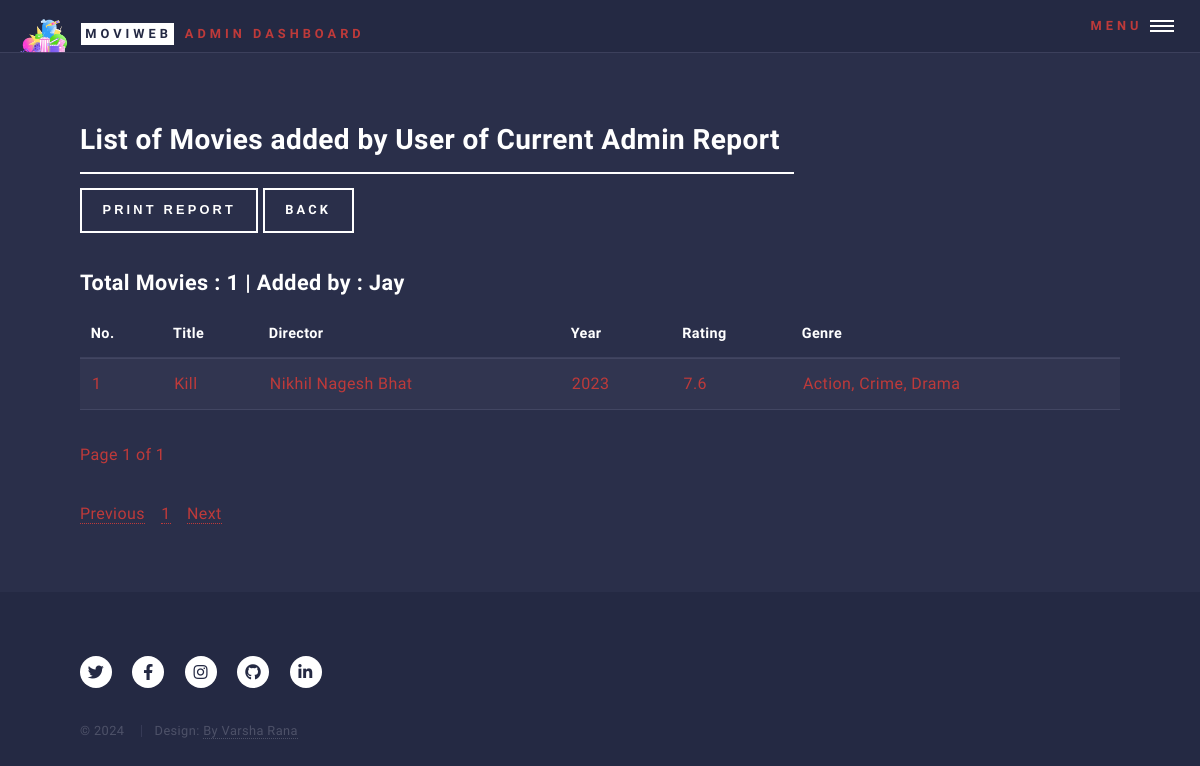
The app's page /admin/details_view_of_movies_added_by_user_of_current_admin_report/2 (signed in), older data.
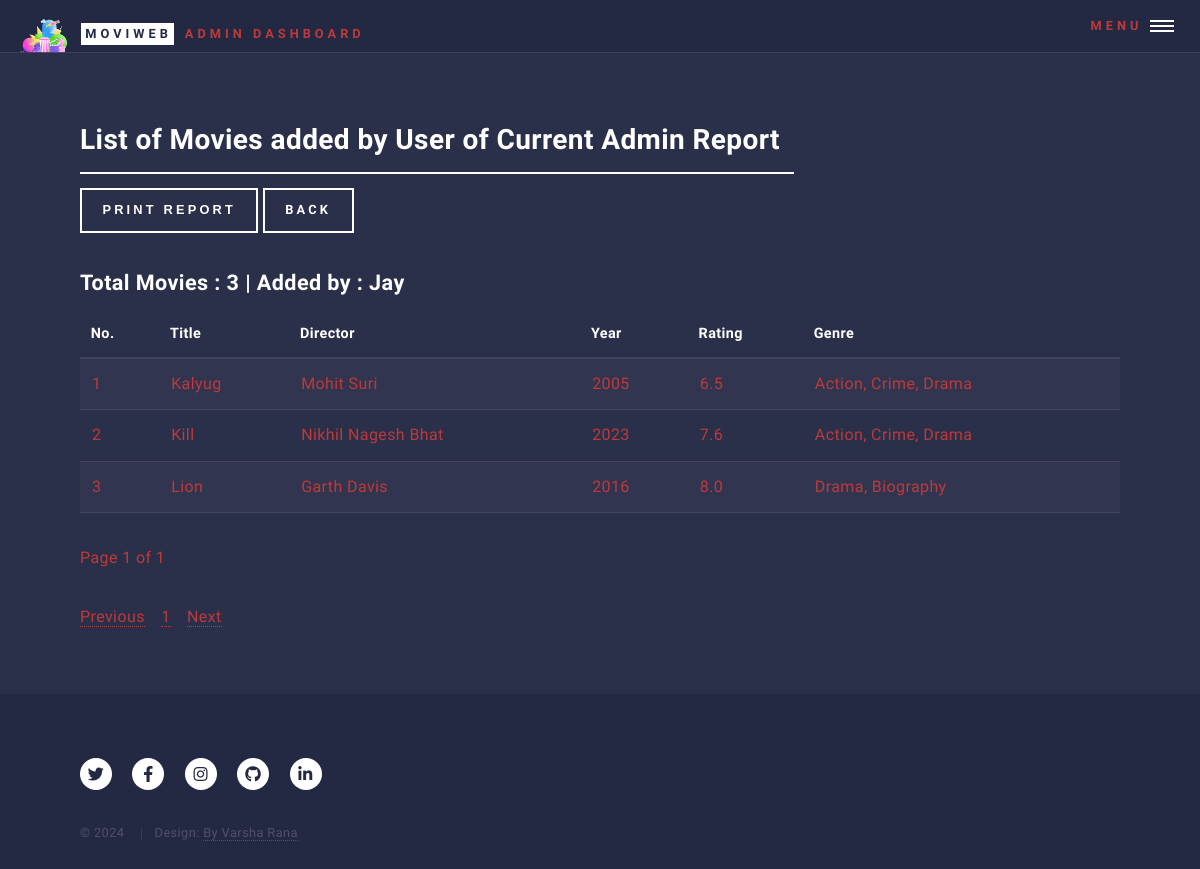
The same page, newer data.
### models.py (models this page shows)
class Movie(db.Model):
    __tablename__ = 'movie'
    id = db.Column(db.Integer, primary_key=True)
    title = db.Column(db.String(100), nullable=False)
    year = db.Column(db.Integer, nullable=False)
    rating = db.Column(db.Float, nullable=False)
    poster = db.Column(db.String(255))  # Optional field to store movie posters
    plot = db.Column(db.Text)  # Optional field to store the plot
    imdbID = db.Column(db.String(255), nullable=True)  # IMDb ID or link
    trailer = db.Column(db.String(255), nullable=True)  # New field to store YouTube trailer URL
    user_id = db.Column(db.Integer, db.ForeignKey('user.id'))
    admin_id = db.Column(db.Integer, db.ForeignKey('admin.id'))
    director_id = db.Column(db.Integer, db.ForeignKey('director.id'), nullable=False)  # Foreign key to Director
    genres = db.relationship('Genre', secondary=movie_genre, backref='movies')
    favorites = db.relationship('Favorite', back_populates='movie', lazy=True)  # Add this line

class Director(db.Model):
    __tablename__ = 'director'
    id = db.Column(db.Integer, primary_key=True)
    name = db.Column(db.String(100), nullable=False, unique=True)
    movies = db.relationship('Movie', backref='director', lazy=True)

class Genre(db.Model):
    __tablename__ = 'genre'
    id = db.Column(db.Integer, primary_key=True)
    name = db.Column(db.String(50), unique=True, nullable=False)

### controllers/admin_controllers/admin_controller_for_details_view_of_movies_added_by_user_of_current_admin_report.py (the view, shortened to what this page needs)
def details_view_of_movies_added_by_user_of_current_admin_report(user_id):
    if not admin_logged_in():
        return handle_not_logged_in()
    admin = admin_logged_in()
    if admin is None:
        return handle_invalid_admin()  # Handle case where admin is not logged in
    print(f"Admin ID: {admin}, User ID: {user_id}")
    num_movies = Movie.query.filter_by(user_id=user_id).count()
    page = request.args.get('page', 1, type=int)
    per_page = 5  # Set how many movies to display per page
    movies = (
        Movie.query.filter_by(user_id=user_id)
        .order_by(Movie.title.asc())
        .paginate(page=page, per_page=per_page)
    )
    return render_template(
        'details_view_of_movies_added_by_user_of_current_admin_report.html',
        num_movies=num_movies,
        movies=movies,  # Pass movies for rendering
        user=User.query.get(user_id),  # Pass the specific user
        admin=admin
    )

### controllers/common_fun.py (called while the page is built)
def admin_logged_in():
    admin_id = session.get('admin_id')
    if admin_id:
        return Admin.query.get(admin_id)  # This should return the Admin object or None
    return None

### templates/admin/details_view_of_movies_added_by_user_of_current_admin_report.html (shortened to what this page needs)
<!DOCTYPE HTML>
<html>
<head>
    <link rel="stylesheet" href="../../static/css/main.css"/>
</head>
<body class="is-preload">
<div id="wrapper">
    <header id="header" class="alt">
        {% include 'partials/admin_header.html' %}
    </header>
    <div id="main">
        <section id="reports">
            <div class="inner">
                <header class="major">
                    <h2>List of Movies added by User of Current Admin Report</h2>
                    <button onclick="window.print();" class="button">Print Report</button>
                    <a href="{{ url_for('admin_bp.all_movies_added_by_user_of_current_admin_report') }}" class="button">Back</a>
                </header>
                {% include 'partials/details_view_of_movies_added_by_user_of_current_admin_content.html' %}
            </div>
        </section>
    </div>
    <footer id="footer">
        {% include 'partials/movie_web_app_footer.html' %}
    </footer>
</div>
</body>
</html>

### templates/partials/details_view_of_movies_added_by_user_of_current_admin_content.html
<div id="movie-table-container">
    <h3>Total Movies : {{ num_movies }} | Added by  : {{ user.name }}</h3>
    <table id="movie-table">
        <thead>
        <tr>
            <th>No.</th>
            <th>Title</th>
            <th>Director</th>
            <th>Year</th>
            <th>Rating</th>
            <th>Genre</th>
        </tr>
        </thead>
        <tbody>
        {% set start_no = (movies.page - 1) * movies.per_page + 1 %}
        {% for movie in movies.items %}
        <tr>
            <td>{{ start_no + loop.index0 }}</td>
            <td>{{ movie.title }}</td>
            <td>{{ movie.director.name }}</td>
            <td>{{ movie.year }}</td>
            <td>{{ movie.rating }}</td>
            <td>
                {% for genre in movie.genres %}
                {{ genre.name }}{% if not loop.last %}, {% endif %}
                {% endfor %}
            </td>
        </tr>
        {% endfor %}
        </tbody>
    </table>
    <p>Page {{ movies.page }} of {{ movies.pages }}</p>
</div>
<div id="pagination-container-movies-details-added-by-user-of-current-admin">
    <nav aria-label="Page navigation">
        <ul class="pagination">
            {% if movies.has_prev %}
            <li class="page-item">
                <a class="page-link" href="{{ url_for('admin_bp.details_view_of_movies_added_by_user_of_current_admin_report', user_id=user.id, page=movies.prev_num) }}">Previous</a>
            </li>
            {% else %}
            <li class="page-item disabled">
                <a class="page-link" href="#">Previous</a>
            </li>
            {% endif %}
            {% for page_num in movies.iter_pages() %}
            {% if page_num %}
            <li class="page-item {% if page_num == movies.page %}active{% endif %}">
                <a class="page-link" href="{{ url_for('admin_bp.details_view_of_movies_added_by_user_of_current_admin_report', user_id=user.id, page=page_num) }}">{{ page_num }}</a>
            </li>
            {% else %}
            <li class="page-item disabled">
                <a class="page-link" href="#">...</a>
            </li>
            {% endif %}
            {% endfor %}
            {% if movies.has_next %}
            <li class="page-item">
                <a class="page-link" href="{{ url_for('admin_bp.details_view_of_movies_added_by_user_of_current_admin_report', user_id=user.id, page=movies.next_num) }}">Next</a>
            </li>
            {% else %}
            <li class="page-item disabled">
                <a class="page-link" href="#">Next</a>
            </li>
            {% endif %}
        </ul>
    </nav>
</div>

Row changes from the older to the newer data that the page shows:
added Movie: index0 "1", title "Kalyug", director.name "Mohit Suri", year "2005", rating "6.5", Genre (name "Action"), Genre (name "Crime"), Genre (name "Drama")
computed for Movie "Kill": start_no+loop.index0 "1" → "2"
added Movie: index0 "3", title "Lion", director.name "Garth Davis", year "2016", rating "8.0", Genre (name "Drama")
added Genre: name "Biography", shown under "3"
Text that changed along with them:
{{ num_movies }}: "1" → "3"
